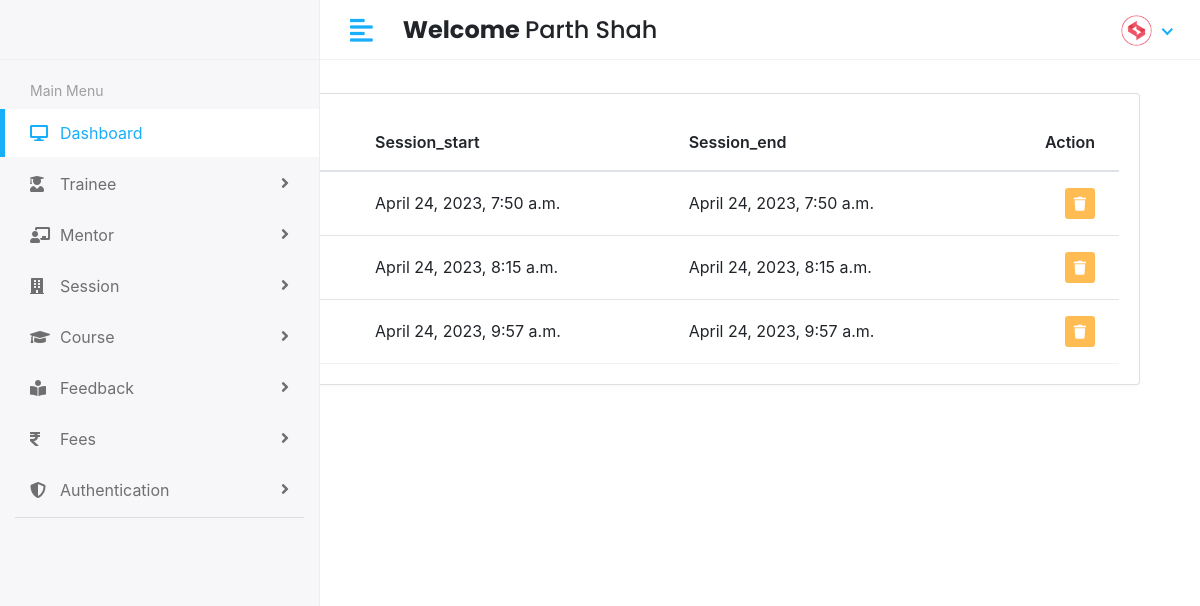
Page /manager/session/view (signed in) on the committed database.
### app/models.py (models this page shows, shortened)
class CustomUser(AbstractUser):
    USER = (
       (1,'Manager'),
        (2,'Mentor'),
        (3,'Trainee'),
    )
    username=models.CharField(max_length=20,unique=True,blank=True,null=True)
    email=models.EmailField(max_length=30,unique=True)
    user_type = models.CharField(choices=USER,max_length=50,default='Manager')
    profile_pic = models.ImageField(upload_to='media/profile_pic')
    USERNAME_FIELD = 'email'
    REQUIRED_FIELDS = [ 'username']

class Session_Year(models.Model):
    name=models.CharField(max_length=50)
    session_start= models.DateTimeField(auto_now_add=True)
    session_end= models.DateTimeField(auto_now_add=True)
    session_name=models.CharField(max_length=100,null=True)

### LMS/manager_views.py (the view)
# urls.py: path('manager/session/view',manager_views.VIEW_SESSION, name='view_session'),
@login_required(login_url='/')
def VIEW_SESSION(request):
    session=Session_Year.objects.all()
    context={
        'session':session
    }
    return render(request,'manager/view_session.html',context)

### templates/manager/view_session.html (shortened to what this page needs)
{% extends 'base.html' %}
{% block content %}
{% load static %}
<div class="content container-fluid">
   <div class="page-header">
      <div class="row align-items-center">
         <div class="col">
            <h3 class="page-title">Session</h3>
            <ul class="breadcrumb">
               <li class="breadcrumb-item"><a href="#">Dashboard</a></li>
               <li class="breadcrumb-item active">Session</li>
            </ul>
         </div>
         <div class="col-auto text-right float-right ml-auto">
            <a href="#" class="btn btn-outline-primary mr-2"> Download</a>
            <a href="add-student.html" class="btn btn-primary"></a>
         </div>
      </div>
   </div>
   <div class="row">
      <div class="col-sm-12">
         <div class="card card-table">
            <div class="card-body">
               <div class="table-responsive">
                  <table id="table_id" class="table table-hover table-center mb-0">
                     <thead>
                        <tr>
                           <th>ID</th>
                           <th>session Name</th>
                           <th>Session_start</th>
                           <th>Session_end</th>
                           <th class="text-right">Action</th>
                        </tr>
                     </thead>
                     <tbody>
                        {% for i in session %}
                        <tr>
                           <td>{{i.id}}</td>
                           <td>{{i.session_name}}</td>
                           <td>{{i.session_start}}</td>
                           <td>{{i.session_end}}</td>
                           <td class="text-right">
                              <div class="actions">
                                 <a href="{% url 'delete_session' i.id %}" class="btn btn-sm bg-danger-light">
                                 <i class="fas fa-trash"></i>
                                 </a>
                              </div>
                           </td>
                        </tr>
                        {% endfor %}
                     </tbody>
                  </table>
               </div>
            </div>
         </div>
      </div>
   </div>
</div>
{% endblock %}

### templates/base.html (shortened to what this page needs)
<!DOCTYPE html>
<html lang="en">
{% load static %}
   <head>
      <link rel="stylesheet" href="{% static 'assets/plugins/bootstrap/css/bootstrap.min.css' %}">
      <link rel="stylesheet" href="{% static 'assets/plugins/fontawesome/css/fontawesome.min.css' %}">
      <link rel="stylesheet" href="{% static 'assets/plugins/fontawesome/css/all.min.css' %}">
      <link rel="stylesheet" href="{% static 'assets/css/style.css' %}">
      <link rel="stylesheet" href="https://cdn.jsdelivr.net/npm/bootstrap@4.6.2/dist/css/bootstrap.min.css">
       <link rel="stylesheet" href="{% static 'assets/plugins/datatables/datatables.min.css' %}">
   </head>
   <body>
<div class="main-wrapper">
         <div class="header">
            <div class="header-left">
            </div>
            <a href="javascript:void(0);" id="toggle_btn">
            <i class="fas fa-align-left"></i>
            </a>
            <div class="top-nav-search mt-3">
               <h4><strong> Welcome </strong><span>{{user.first_name}} {{user.last_name}} </span></h4>
            </div>
            <ul class="nav user-menu">
               <li class="nav-item dropdown has-arrow">
                  <a href="#" class="dropdown-toggle nav-link" data-toggle="dropdown">
                  <span class="user-img"><img class="rounded-circle" src="{% static 'assets/img/profiles/sms.png' %}" width="31" alt="Ryan Taylor"></span>
                  </a>
               </li>
            </ul>
         </div>
<div class="container">
         {% block content %}
         {% endblock %}
</div>
         <div class="sidebar" id="sidebar">
            <div class="sidebar-inner slimscroll">
               <div id="sidebar-menu" class="sidebar-menu">
                  <ul>
                     <li class="menu-title">
                        <span>Main Menu</span>
                     </li>
                     <li class="submenu active">
                        <a href="#"><i class="fas fa-desktop"></i> <span> Dashboard</span></a>
                     </li>
                     <li class="submenu">
                        <a href="#"><i class="fas fa-user-graduate"></i> <span> Trainee</span> <span class="menu-arrow"></span></a>
                     </li>
                     <li class="submenu">
                        <a href="#"><i class="fas fa-chalkboard-teacher"></i> <span> Mentor</span> <span class="menu-arrow"></span></a>
                     </li>
                     <li class="submenu">
                        <a href="#"><i class="fas fa-building"></i> <span> Session </span> <span class="menu-arrow"></span></a>
                     </li>
                     <li class="submenu">
                        <a href="#"><i class="fa fa-graduation-cap"></i> <span> Course</span> <span class="menu-arrow"></span></a>
                     <li class="submenu">
                        <a href="#"><i class="fas fa-book-reader"></i> <span>Feedback</span> <span class="menu-arrow"></span></a>
                     </li>
                     <li class="submenu">
                        <a href="#"><i class="fas fa-rupee-sign"></i> <span>Fees</span> <span class="menu-arrow"></span></a>
                     </li>
                     <li class="submenu">
                        <a href="#"><i class="fas fa-shield-alt"></i> <span>Authentication </span> <span class="menu-arrow"></span></a>
                     </li>
            <footer>
            </footer>
         </div>
      </div>
   </body>
</html>

### rows in the picture
CustomUser: first_name "Parth", last_name "Shah"
Session_Year: session_start "April 24, 2023, 7:50 a.m.", session_end "April 24, 2023, 7:50 a.m."
Session_Year: session_start "April 24, 2023, 8:15 a.m.", session_end "April 24, 2023, 8:15 a.m."
Session_Year: session_start "April 24, 2023, 9:57 a.m.", session_end "April 24, 2023, 9:57 a.m."
